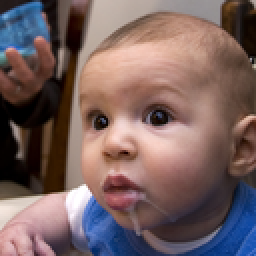
#> input picture btl_XLA/web_base/assets/images/00944.png, 128 x 128 px, found by its file name (shown 2 times larger); its folder holds only this picture in this run
$ python thuat_toan_PCA.py
#> lines starting #> are read from the running program, lines starting #| are printed output that depends on the picture
from builtins import print
from numpy import linalg as la
import numpy as np
import math
import cv2
import os


N =20
# read data
def read_data(folder):
#> called with folder = 'images'
   images = []
   for filename in os.listdir(folder):
      img = cv2.imread(os.path.join(folder, filename),0)
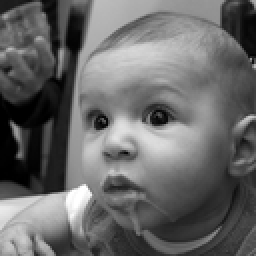
#> img: shape (128, 128) (shown 2 times larger); min 0, max 255, mean 103.9
      if img is not None:
        img=  np.asarray(img).reshape(-1)
#> img = 16384 values, max 255 at index 11945, min 0 at index 6290, mean 103.9
        images.append(img)
   return images


# caculation new matrix from average vector
def caculation(a):
    b=[sum(x)/a.shape[0] for x in zip(*a)]
#> b has the same summary as img in read_data
    #np.asarray(list(map(sum, zip(*a))))
    b = np.asarray(b).reshape(-1)
    for i in range(a.shape[0]):
        a[i] = a[i]-b
    return a,b

# caculate covarience matrix
def cov_matrix(a):
    C  = (np.dot(a.T,a)) /(a.shape[0]-1) # (16k x 10 )*(10 x 16k) => 16kx16k  /(a.shape[0]-1)
    D  = np.cov(a.T)
    return C,D

# caculate eigenvalues and eigvector
# chose 20 vector
def lamda_vector(C):
    w,v = la.eig(C);
    # chon ra 20 vector ung voi tri rieng lon nhat
    # duyet tu dau den cuoi lay ra cac cot lon nhat
    index  = sorted(range(len(w)), key = lambda sub: w[sub])[-N:]
    V=[]
    for i in index:
        tem = v[:,i] # ma tran hang
        V.append(tem)
    return  V

# get vector
def get_vector(X):
    a, b = caculation(X)
#> b has the same summary as img in read_data
    C, D = cov_matrix(a)  # 16k*16k
    np.savetxt("cov_matrix.txt", C, fmt="%6f")
    V = np.asarray(lamda_vector(C)).transpose()  # V 16k*20
    np.savetxt("pca_vector.txt", V, fmt="%6f")
    return V

# chuyen khong gina cho vector truc giao voi nhau bieu dien ma tran anh
# caculation Y form X
# Y = X * v
def convert_PCA(X,V):
    # y = np.loadtxt("test.txt")
    Y = []
    for i in range(X.shape[0]):
        Y.append(np.dot(X[i], V))
    Y = np.asarray(Y)
    return Y

# caculate distance vector and matrix
def distance(x,y):
    dis = []
    for i in range(x.shape[0]):
        dis.append(math.sqrt(sum([(a - b) ** 2 for a, b in zip(x[i], y)]))/x.shape[0])
    return dis

X = np.asarray(read_data("images"))   #  n*16k
np.savetxt("matrix_data.txt", X, fmt="%6f")
#> (the run stopped early here; a loop or call above may not have finished)

$ run again, on btl_XLA/web_base/assets/images/00948.png
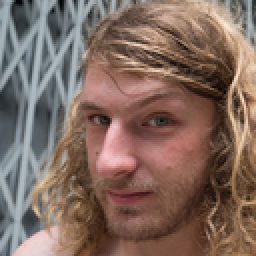
#> input picture btl_XLA/web_base/assets/images/00948.png, 128 x 128 px, found by its file name (shown 2 times larger)
#> in read_data, `img = cv2.imread(os.path.join(folder, filename),0)`:
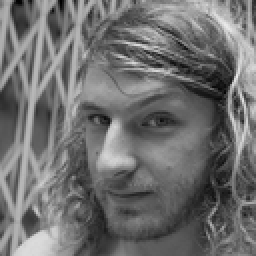
#> img: shape (128, 128) (shown 2 times larger); min 0, max 234, mean 111.3
#> in read_data, `img=  np.asarray(img).reshape(-1)`: img = 16384 values, max 234 at index 1648, min 0 at index 9, mean 111.3
#> in caculation, `b=[sum(x)/a.shape[0] for x in zip(*a)]`: b has the same summary as img in read_data
#> in get_vector, `a, b = caculation(X)`: b has the same summary as img in read_data

$ run again, on btl_XLA/web_base/assets/images/00949.png
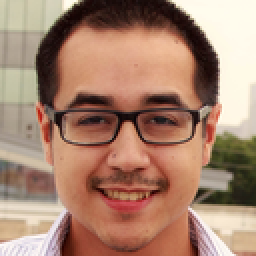
#> input picture btl_XLA/web_base/assets/images/00949.png, 128 x 128 px, found by its file name (shown 2 times larger)
#> in read_data, `img = cv2.imread(os.path.join(folder, filename),0)`:
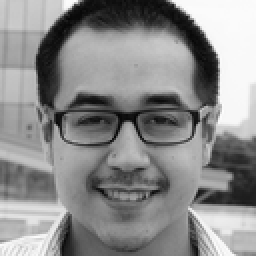
#> img: shape (128, 128) (shown 2 times larger); min 5, max 253, mean 139.5
#> in read_data, `img=  np.asarray(img).reshape(-1)`: img = 16384 values, max 253 at index 37, min 5 at index 1186, mean 139.5
#> in caculation, `b=[sum(x)/a.shape[0] for x in zip(*a)]`: b has the same summary as img in read_data
#> in get_vector, `a, b = caculation(X)`: b has the same summary as img in read_data

$ run again, on btl_XLA/web_base/assets/images/00950.png
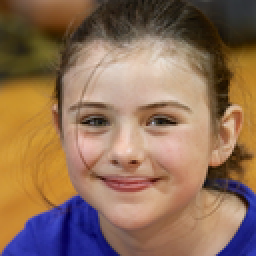
#> input picture btl_XLA/web_base/assets/images/00950.png, 128 x 128 px, found by its file name (shown 2 times larger)
#> in read_data, `img = cv2.imread(os.path.join(folder, filename),0)`:
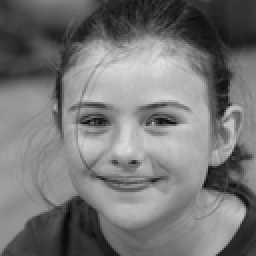
#> img: shape (128, 128) (shown 2 times larger); min 7, max 223, mean 117.6
#> in read_data, `img=  np.asarray(img).reshape(-1)`: img = 16384 values, max 223 at index 9664, min 7 at index 13730, mean 117.6
#> in caculation, `b=[sum(x)/a.shape[0] for x in zip(*a)]`: b has the same summary as img in read_data
#> in get_vector, `a, b = caculation(X)`: b has the same summary as img in read_data

$ run again, on btl_XLA/web_base/assets/images/00945.png
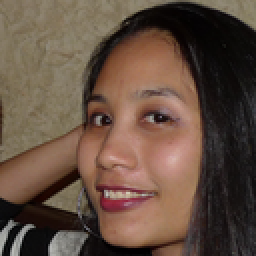
#> input picture btl_XLA/web_base/assets/images/00945.png, 128 x 128 px, found by its file name (shown 2 times larger)
#> in read_data, `img = cv2.imread(os.path.join(folder, filename),0)`:
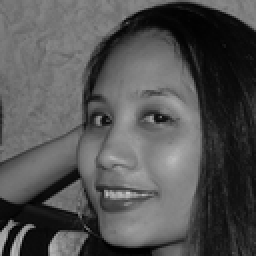
#> img: shape (128, 128) (shown 2 times larger); min 0, max 200, mean 82.9
#> in read_data, `img=  np.asarray(img).reshape(-1)`: img = 16384 values, max 200 at index 12352, min 0 at index 15540, mean 82.92
#> in caculation, `b=[sum(x)/a.shape[0] for x in zip(*a)]`: b has the same summary as img in read_data
#> in get_vector, `a, b = caculation(X)`: b has the same summary as img in read_data
